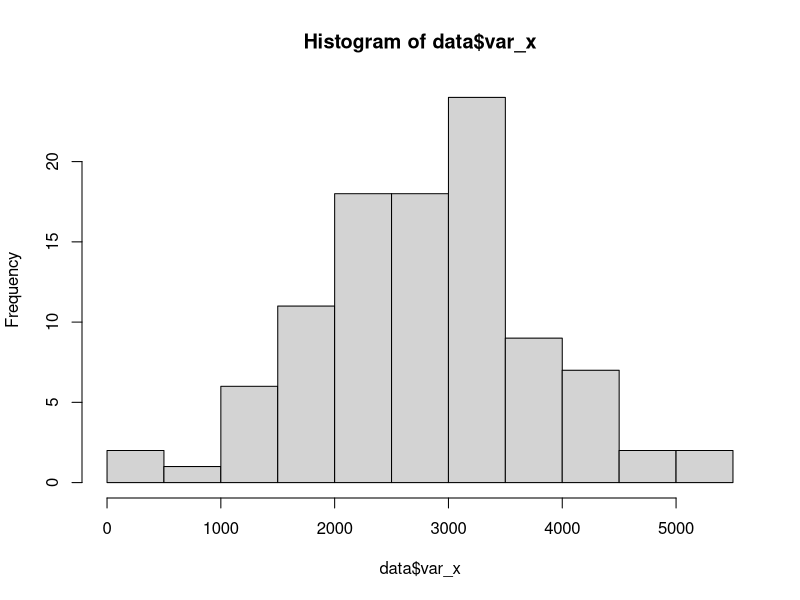
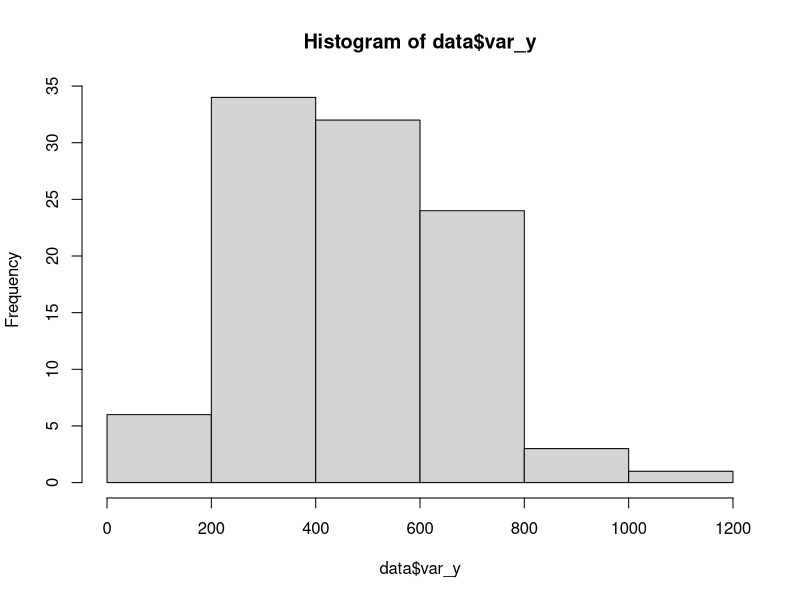
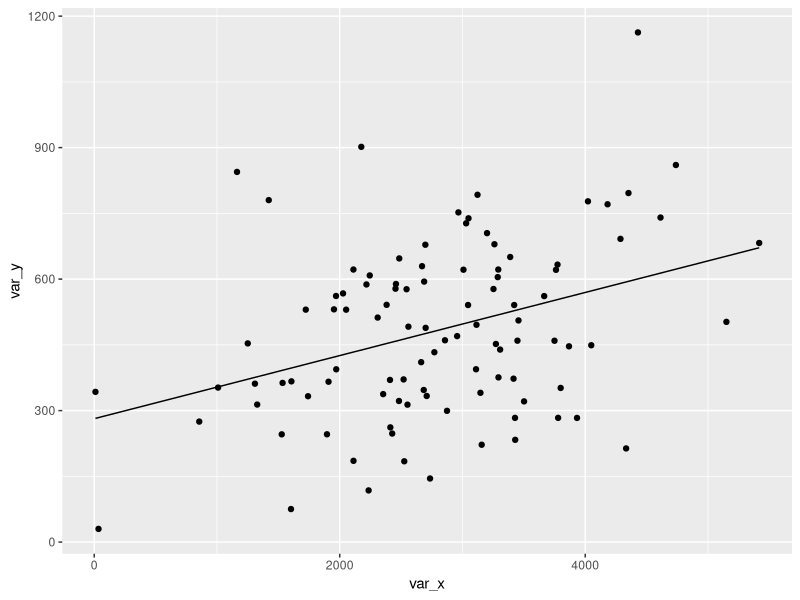
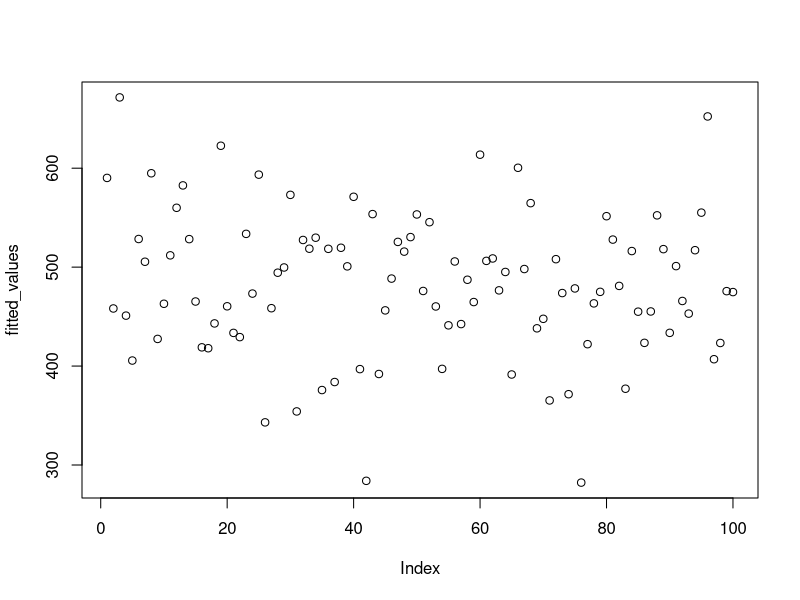
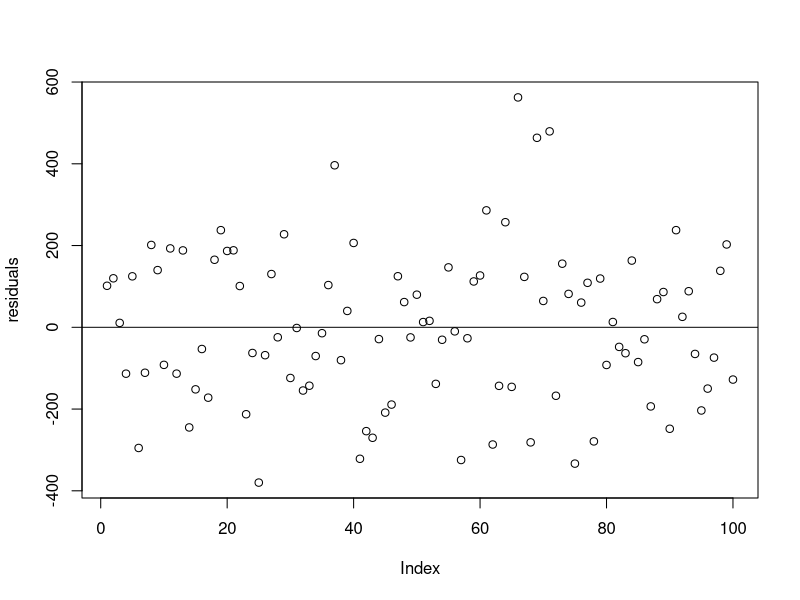
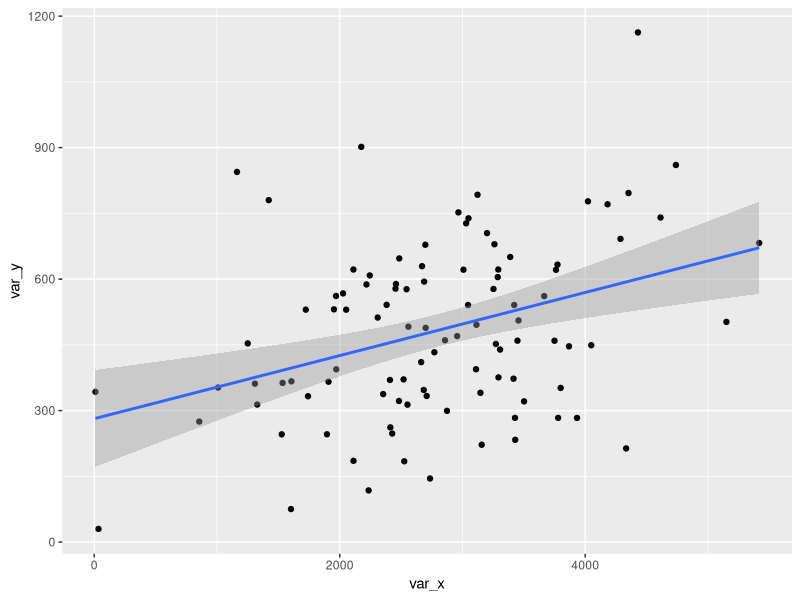
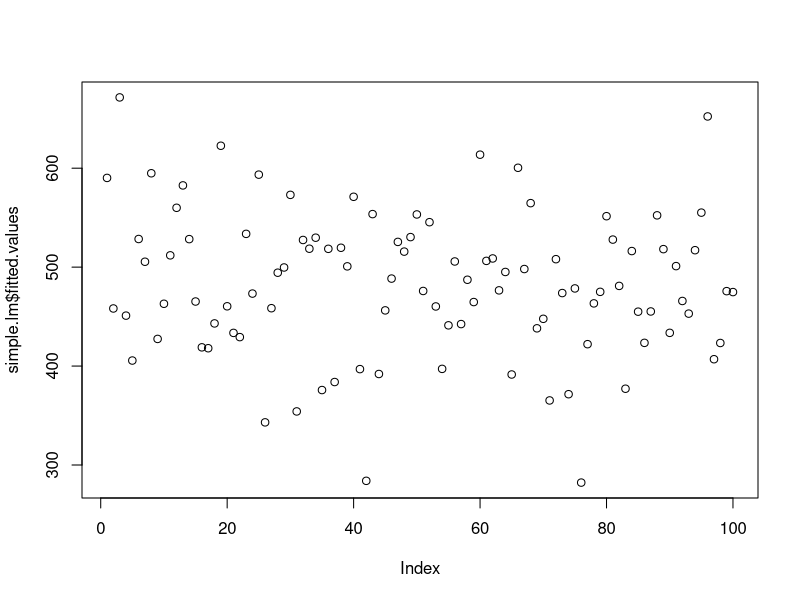
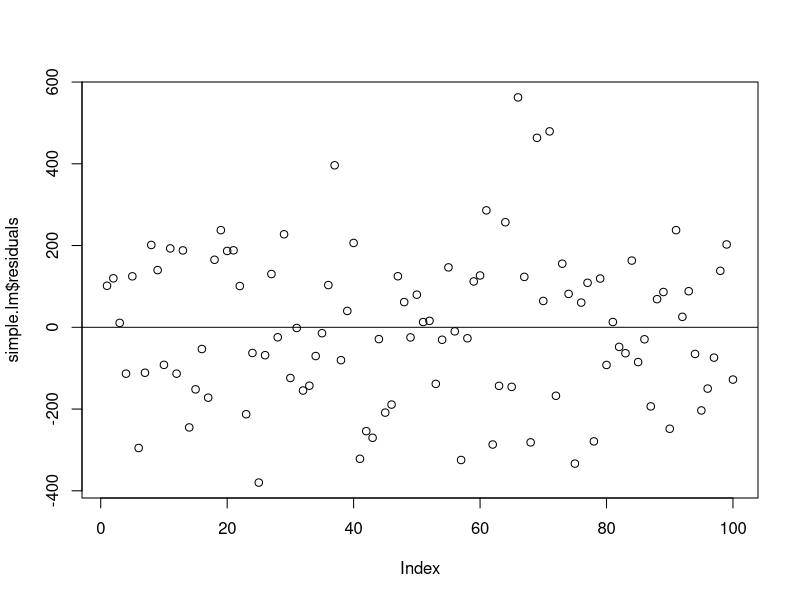

Here is the R script that generated these plots, in order:

#Linear models with continuous predictors

library(MASS) #to create the randomized datasets
library(lme4) #to check answers
library(ggplot2) #to plot the linear model


#Simple linear regression
#One continuous predictor variable x and one outcome variable y


#Assumptions include that both variables are normally distributed,
#that the residuals have evenly distributed variance, and 
#that the relationship between the two variables is linear.

#Create two variables of 100 values with a set correlation coefficient (in this case, r = 0.36) 

data <- as.data.frame(mvrnorm(100, mu = c(0,0), 
                             Sigma = matrix(c(1,0.36,0.36,1),, ncol = 2), 
                             empirical = TRUE))

#Scale these into positive integer variables
data$var_x <- (data$V1 - min(data$V1))*1000+10
data$var_y <- (data$V2 - min(data$V2))*200+30

#Check the correlation coefficient
cor.test(data$var_x, data$var_y) #r = .36, p = .0002.

#Check that the variables are normally distributed.
#The histograms should appear roughly in the shape of a normal curve. 

hist(data$var_x)
hist(data$var_y)


#Compute means and standard deviations using base functions in R.

slope <- .3600*sd(data$var_y)/sd(data$var_x)

intercept <- mean(data$var_y) - slope*mean(data$var_x)

#The regression function is: y = slope(x) + intercept


#Compute variables needed for the linear model

#Create empty variables for the for loop below. 

data$pred_y <- NA
data$total_x_var <- NA
data$es_var <- NA
data$rs_var <- NA
data$total_y_var <- NA


mean_x <- mean(data$var_x) 
mean_y <- mean(data$var_y) 


for (i in 1:nrow(data)) {
  data$pred_y[i] <- slope*data$var_x[i] + intercept #predicted y values
  data$total_x_var <- (data$var_x - mean_x)^2 #total variance in x
  data$es_var[i] <- (data$pred_y[i] - mean_y)^2 #explained variance in model 
  data$rs_var[i] <- (data$var_y[i] - data$pred_y[i])^2 #residual, or unexplained, variance in model
  data$total_y_var[i] <- (data$var_y[i] - mean_y)^2 #total variance in y
}

ssx <- sum(data$total_x_var) #sum of total variance in x
ess <- sum(data$es_var) #sum of explained variance
rss <- sum(data$rs_var) #sum of residual variance
total_variance_1 <- variance <- ess + rss #sum of total variance in y
total_variance_2 <- sum(data$total_y_var) #sum of total variance in y


#Compute F and t stats and corresponding p values.

n_params <- 2 #x and y 
n <- 100 #100 observations
msm <- ess/(n_params - 1) #mean square model
mse <- rss/(n - n_params) #mean square error
rmse <- sqrt(mse) #root mean square error
se <- sqrt(rss / (n - 2)) #standard error of model


R_squared <- 1 - rss/total_variance_1

R_squared_adjusted <- 1 - ((1-R_squared)*(n-1)/(n-n_params))


  
F_test <- msm/mse #the F test stat, should be around 14.59

pF <- pf(14.59, (n_params - 1), (n - n_params), lower.tail = FALSE) #p value for F test


  
t_intercept <- intercept / sqrt(mse*(1/n+mean_x^2/ssx)) #The t test stat for the intercept

pt <- 2*pt(-abs(t_intercept),df=length(data$var_x)-2) # p value for intercept t test

t_var_x <- (slope-0) / (rmse / sqrt(ssx)) #The t test stat for the slope

pt <- 2*pt(-abs(t_var_x),df=length(data$var_x)-2) # p value for slope t test



#Plot the regression line and data points, the fitted values and the residuals

#Plot the regression line and the data
p <- ggplot(data = data, mapping = aes(x = var_x, y = var_y)) #requires the ggplot2 package
lm_eq <- function(x) slope * x + intercept
p + stat_function(fun = lm_eq) + geom_point()

#Plot the fitted values
fitted_values <- slope*data$var_x + intercept
plot(fitted_values) #plots the fitted values

#Plot the residuals
residuals <- data$var_y - (slope*data$var_x + intercept)
plot(residuals) +
  abline(0, 0)

#Check the quantiles of the residuals
quantile(residuals)



#Check your answers

simple.lm <- lm(data$var_y ~ data$var_x)
summary(simple.lm) #The values here should correspond to the above regression line, t stat and R squared estimates
#influence(simple.lm) 

anova(simple.lm) #The values here should correspond to the above F stat and sum of square estimates. 


#Plot the data points with the regression line, the fitted values and the residuals from the lm function

plot <- ggplot(data = data, mapping = aes(var_x, var_y)) #requires ggplot2
plot + geom_point() +
  geom_smooth(method='lm', formula= y~x)

plot(simple.lm$fitted.values)

plot(simple.lm$residuals)
abline(0, 0)

plot(simple.lm) #additional plots
